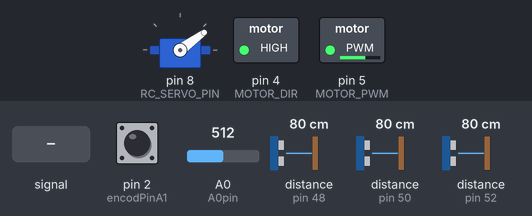
The sketch below on a simulated Arduino Uno, built with avr-gcc and run on an emulated ATmega328P. Parts: servo, switched loads named in the sketch (green lamp = pin HIGH). The inputs (shaded band) are chosen by the test bench; at power-on: A0 (A0pin) = 512, pin 2 (encodPinA1) HIGH, distance to the obstacle (sensors on pin 48, pin 50, pin 52) 80 cm. Pins used as bus, display or sensor lines are not drawn; what the sketch prints to the serial monitor is not drawn.

Above: at 1.2 s.
1.3 s: A0 (A0pin) fed a 200 Hz sine of ±81 counts around its level
At 3.05 s:
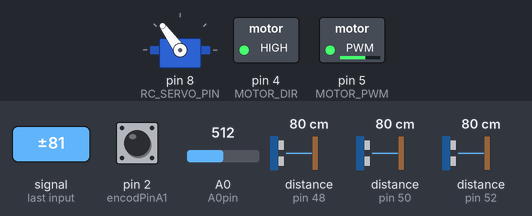
4.3 s: A0 (A0pin) set to 716
At 5.5 s:
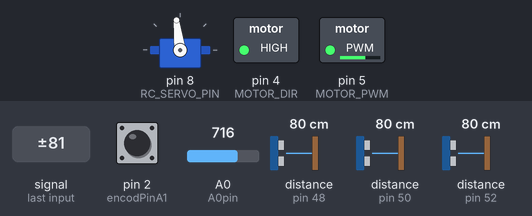
5.9 s: A0 (A0pin) set to 30
At 7.2 s:
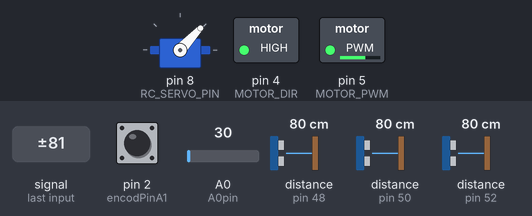
Timing chart, 0 to 8.9 s (numbered marks = the images above; inputs shaded):
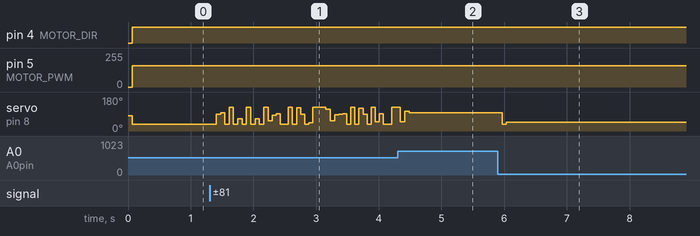

Measured:
- after the input at 5.9 s, servo on pin 8 (RC_SERVO_PIN): 97° → 36° after 0.07 s, → 47° 0.06 s later

The sketch:

ssxxeongho.ino
```cpp
#define LINE_PRINT   1
/////////////////////////// Motor 관련 ///////////////////////
#define encodPinA1   2
#define encodPinB1   3
#define MOTOR_DIR    4
#define MOTOR_PWM    5

/////////////////////// Line Camera 관련 ///////////////////////
#define A0pin        A0
#define SIpin        13
#define CLKpin       12

#define threshold_valus 120
#define NPIXELS         128
#define OFFSET          4


byte Pixel[NPIXELS];

int LineSensor_Data[NPIXELS];
int LineSensor_Data_Adaption[NPIXELS];   // 최대최소 구분
int MAX_LineSensor_Data[NPIXELS];       // Max value of sensor
int MIN_LineSensor_Data[NPIXELS];       // Min value of sensor

/////////////////////// Steering 관련 ///////////////////////
#include <Servo.h>
#define RC_SERVO_PIN 8
#define LEFT_STEER_ANGLE    -45
#define RIGHT_STEER_ANGLE    45
#define NEURAL_ANGLE         81.5   //81.5
#define NEURAL_ANGLE_offset  0

///////////////////////// Sonar 관련 /////////////////////
#include <NewPing.h>

#define MAX_DISTANCE  1500
float UltrasonicSensorData[3];

////////////////////////// PID 제어 관련 //////////////////////
float Kp = 1.2;     //130&&150 1.2 1.5
float Ki = 0;
float Kd = 0.9;

float Kp_maze  = 0.1;  //0.1
float Ki_maze  = 0;
float Kd_maze  = 0.2;
float Pi = 0;

int mode = 0;
int mission_flag = 0;

int odom = 0;

int Steering_Angle = 0;
int steer_data = 0;

int Line_Center       = NPIXELS / 2;
int Line_L_Center     = 10;
int Line_R_Center     = NPIXELS - 10;

int Line_L_Center_old = 10;
int Line_R_Center_old = NPIXELS - 10;


float error    = 0;
float error_s  = 0;
float error_d  = 0;

float error_old = 0;
float error_maze = 0;
float error_maze_old = 0;
float error_maze_d = 0;

float sonar_data = 0;

NewPing sonar[3] =
{
  NewPing(53, 52, MAX_DISTANCE),
  NewPing(51, 50, MAX_DISTANCE),
  NewPing(49, 48, MAX_DISTANCE)
};

void read_front_ultrasonic_sensor(void)
{
  UltrasonicSensorData[0] = sonar[0].ping_cm() * 10.0; // 전방
}

void read_ultrasonic_sensor(void)
{
  UltrasonicSensorData[0] = sonar[0].ping_cm() * 10.0; // 전방
  UltrasonicSensorData[1] = sonar[1].ping_cm() * 10.0; // 왼쪽
  UltrasonicSensorData[2] = sonar[2].ping_cm() * 10.0; // 오른쪽

  if (UltrasonicSensorData[0] == 0)    UltrasonicSensorData[0] = MAX_DISTANCE;
  if (UltrasonicSensorData[1] == 0)    UltrasonicSensorData[1] = MAX_DISTANCE;
  if (UltrasonicSensorData[2] == 0)    UltrasonicSensorData[2] = MAX_DISTANCE;


}


void Robot_Mode_Define(void)
{
  read_ultrasonic_sensor();

  //양쪽에 벽이 있는 경우
  if ((UltrasonicSensorData[1] <= 600) && (UltrasonicSensorData[2] <= 600)) // 600 600
  {
    mode = 1;
  }

  else if ((UltrasonicSensorData[1] <= 600) && (UltrasonicSensorData[2] >= 1000))
  {
    mode = 2;
  }
  if (UltrasonicSensorData[0] >= 1200)
  {
    mode = 3;
  }

  /*
    Serial.print("mode: ");
    Serial.print(mode);
    Serial.println(" ");*/

}

void ultrasonic_sensor_serial_print(void)
{
  read_ultrasonic_sensor();

  Serial.print("F_sonar: ");
  Serial.print(UltrasonicSensorData[0]);
  Serial.print(" ");

  Serial.print("L_sonar: ");
  Serial.print(UltrasonicSensorData[1]);
  Serial.print(" ");

  Serial.print("R_sonar: ");
  Serial.print(UltrasonicSensorData[2]);
  Serial.println(" ");

  //Serial.print("sonar_error: ");
  //Serial.print(UltrasonicSensorData[1] - UltrasonicSensorData[2]);
  //Serial.print(" ");
}


#define FASTADC 1
#define cbi(sfr, bit) (_SFR_BYTE(sfr) &= ~_BV(bit))
#define sbi(sfr, bit) (_SFR_BYTE(sfr) |= _BV(bit))

Servo Steeringservo;

int steering_control(int Steering_Angle)
{
  // 서보 angle값 제한
  if (Steering_Angle <= LEFT_STEER_ANGLE)  Steering_Angle = LEFT_STEER_ANGLE;
  if (Steering_Angle >= RIGHT_STEER_ANGLE) Steering_Angle = RIGHT_STEER_ANGLE;

  Steeringservo.write(Steering_Angle + NEURAL_ANGLE + NEURAL_ANGLE_offset);
}

void steering_control_maze(int Steering_Angle)
{
  Steeringservo.write(Steering_Angle + NEURAL_ANGLE + NEURAL_ANGLE_offset);    // 25;   32
}

void steering_control_maze_1(int Steering_Angle)
{
  Steeringservo.write(Steering_Angle  + NEURAL_ANGLE + NEURAL_ANGLE_offset);    // 25;   /1226
}

void steering_control_0(void)
{
  Steeringservo.write(NEURAL_ANGLE + NEURAL_ANGLE_offset);    // 25;   /1226
}

volatile long encoderPos = 0;
void reset_encoder(void)
{
  encoderPos = 0;
}

void encoderB()
{
  delayMicroseconds(2);
  if (digitalRead(encodPinB1) == LOW) encoderPos++;
  else                                encoderPos--;
}

void encoder_pulse(void)
{

}

void encoderPos_serial_print(void)
{
  Serial.print("encoderPos: ");
  Serial.print(encoderPos);
  Serial.println("  ");
}
void read_lane_sensor(void)
{
  int i;
  delayMicroseconds (1);
  delay(10);

  digitalWrite (CLKpin, LOW);
  digitalWrite (SIpin, HIGH);
  digitalWrite (CLKpin, HIGH);
  digitalWrite (SIpin, LOW);

  delayMicroseconds (1);

  for (i = 0; i < NPIXELS; i++)
  {
    Pixel[i] = analogRead (A0pin);
    digitalWrite (CLKpin, LOW);
    delayMicroseconds (1);
    digitalWrite (CLKpin, HIGH);
  }
}

void lane_data_serial_print(void)
{
  if (LINE_PRINT != 1)  return;

  for (int i = 0; i < NPIXELS; i++)
  {
    //Serial.println(LineSensor_Data_Adaption[i]);
    Serial.println((byte)Pixel[i]);
    Serial.print(" ");
  }
  //Serial.print(Line_L_Center); //노랑
  //Serial.print(" ");
  //Serial.print(Line_R_Center); //파랑
  //Serial.print(" ");
  //Serial.print(Line_Center);   //빨강
  //Serial.print(" ");
}

void threshold(void)
{
  int i;
  for (i = 0; i < NPIXELS; i++)
  {
    if (Pixel[i] >= threshold_valus)
    {
      LineSensor_Data_Adaption[i] = 255;
    }
    else
    {
      LineSensor_Data_Adaption[i] = 0;
    }
  }
}

void find_lane_center(void)
{
  int i;
  long sum = 0;
  long x_sum = 0;
  int distance_L = 0; int distance_R = 0;

  for (i = 0; i < NPIXELS; i++)
  {
    sum += LineSensor_Data_Adaption[i];
    x_sum += (LineSensor_Data_Adaption[i]) * i;
  }
  Line_Center = (x_sum / sum);

  if (LineSensor_Data_Adaption[Line_Center] != 255) // Line이 2개 검출 될때
  {
    for (i = 0, sum = 0, x_sum = 0; i < Line_Center; i++)
    {
      sum  += LineSensor_Data_Adaption[i];
      x_sum += LineSensor_Data_Adaption[i] * i;
    }

    if (sum !=  0) Line_L_Center = (x_sum / sum);

    for (i = Line_Center, sum = 0, x_sum = 0; i < NPIXELS; i++)
    {
      sum += LineSensor_Data_Adaption[i];
      x_sum += LineSensor_Data_Adaption[i] * i;
    }

    if (sum !=  0) Line_R_Center = (x_sum / sum);

    Line_Center = (Line_R_Center + Line_L_Center) / 2;
  }
  else
  {
    distance_L = abs(Line_Center - Line_L_Center_old);
    distance_R = abs(Line_Center - Line_R_Center_old);
    if (distance_L < distance_R)
    {
      Line_L_Center = Line_Center;
      Line_R_Center = Line_L_Center + 22;
    }

    if (distance_L > distance_R)
    {
      Line_R_Center = Line_Center;
      Line_L_Center = Line_R_Center - 22;
    }

    Line_Center = (Line_R_Center + Line_L_Center) / 2;
  }

  Line_L_Center_old = Line_L_Center;
  Line_R_Center_old = Line_R_Center;

}

void PID_lane_control()
{

  error   = Line_Center - NPIXELS / 2 + OFFSET ; // 카메라 보정 방향 반대시 전체에 -1 곱하기
  error_d = error - error_old;
  error_s = (error_s >= 5) ?   5 : error_s;
  error_s = (error_s <= -5) ? -5 : error_s;

  Steering_Angle = Kp * error + Kd * error_d + Ki * error_s;

  if (fabs(error) <= 1)
  {
    error_s = 0;
  }
  steering_control(Steering_Angle);
  /*
    Serial.print(Line_Center);
    Serial.print("   ");
    Serial.print("error: ");
    Serial.print(error);
    Serial.print("   ");
    Serial.print("error_old: ");
    Serial.print(error_old);
    Serial.print("   ");
    Serial.print("error_d: ");
    Serial.print(error_d);
    Serial.print("   ");
    Serial.print("Kp * error: ");
    Serial.print(Kp * error);
    Serial.print("   ");
    Serial.print("Kd * error_d: ");
    Serial.print(Kd * error_d);
    Serial.print("   ");
    Serial.print(Steering_Angle);
    Serial.println("   ");
  */
  error_old = error;
}

void lane_control(void)
{
  read_lane_sensor();
  threshold();
  lane_data_serial_print();
  find_lane_center();
  PID_lane_control();
}

void motor_control(int speed)
{
  if (speed >= 0) {
    digitalWrite(MOTOR_DIR, HIGH);
    analogWrite(MOTOR_PWM, speed);
  }
  else {
    digitalWrite(MOTOR_DIR, LOW);
    analogWrite(MOTOR_PWM, -speed);
  }
}

void interrupt_setup(void)
{
  pinMode(encodPinA1, INPUT_PULLUP);                  // quadrature encoder input A
  pinMode(encodPinB1, INPUT_PULLUP);                  // quadrature encoder input B
  attachInterrupt(0, encoderB, FALLING);               // update encoder position
  TCCR1B = TCCR1B & 0b11111000 | 1;                   // To prevent Motor Noise
}

float PID_Control_wall(float error)
{
  float PIDvalue = 0;
  float error_maze_d = 0;
  error_maze = error;
  Pi = Pi + error_maze;
  error_maze_d = error_maze - error_maze_old;

  PIDvalue = (Kp_maze * error_maze) + (Kd_maze * error_maze_d);

  serial_print_control_wall();

  error_maze_old = error_maze;

  return PIDvalue;
}


void serial_print_control_wall(void)
{
  /*
    Serial.print("error: ");
    Serial.print(error_maze);
    Serial.print("   ");
    Serial.print("error_old: ");
    Serial.print(error_maze_old);
    Serial.print("   ");
    Serial.print("error_d: ");
    Serial.print(error_maze_d);
    Serial.print("   ");
    Serial.print("Kp * error: ");
    Serial.print(Kp_maze * error_maze);
    Serial.print("   ");
    Serial.print("Kd * error_d: ");
    Serial.print(Kd_maze * error_maze_d);
    Serial.print("   ");
  */
}

void wall_following(void)
{
  sonar_data = UltrasonicSensorData[2] - UltrasonicSensorData[1] ; // 오른쪽 소나 -  왼쪽소나
  Steering_Angle = PID_Control_wall(sonar_data);
  steering_control(Steering_Angle);
}


void mission_flag_serial_print(void)
{
  Serial.print("mission_flag: ");
  Serial.print(mission_flag);
  Serial.println("  ");
}

void setup()
{
  // put your setup code here, to run once:
  for (int a = 0; a < NPIXELS; a++)
  {
    LineSensor_Data[a] = 0;
    LineSensor_Data_Adaption[a] = 0;
    MAX_LineSensor_Data[a] = 1023;
    MIN_LineSensor_Data[a] = 0;
  }

  pinMode(SIpin, OUTPUT);
  pinMode(CLKpin, OUTPUT);
  // pinMode(A0pin, INPUT);
  digitalWrite(CLKpin, LOW);
  digitalWrite(SIpin, LOW);

#if FASTADC
  sbi(ADCSRA, ADPS2);
  cbi(ADCSRA, ADPS1);
  cbi(ADCSRA, ADPS0);
#endif

  pinMode(MOTOR_DIR, OUTPUT);
  pinMode(MOTOR_PWM, OUTPUT);

  Steeringservo.attach(RC_SERVO_PIN);
  Steeringservo.write(NEURAL_ANGLE);

  interrupt_setup();

  //MsTimer2::set(50, CallBack);
  //MsTimer2::start();

  Serial.begin(115200);
}

void Obstacle(void)
{
  int turn = 0;
  steering_control(-40);  // 실험 통해
  motor_control(150);

  switch (turn)
  {
    case 0:
      {
        if (encoderPos >= 500) // 실험 통해
        {
          reset_encoder();
          steering_control(50); // 실험 통해
          turn = 1;
        }
      }
      break;
    case 1:
      {
        if (encoderPos >= 600) // 실험 통해
        {
          mission_flag = 8;
        }
      }
      break;
  }
}

void loop()
{
  mission_flag_serial_print();
  //encoderPos_serial_print();
  //ultrasonic_sensor_serial_print();   //1320  1320
  //lane_data_serial_print();

  switch (mission_flag)
  {
    //stop
    case 0:
      read_ultrasonic_sensor();
      if (UltrasonicSensorData[0] <= 300)
      {
        motor_control(0);
      }
      else
      {
        mission_flag = 1;
      }
      break;
    //lane 주행
    case 1:
      lane_control();
      motor_control(160);

      if (encoderPos >= 11400)    //11900
      {
        motor_control(0);
        delay(10);
        mission_flag = 2;
        reset_encoder();
      }
      break;
    //wallfollowing
    case 2:
      read_ultrasonic_sensor();
      motor_control(165);
      wall_following();
      if (UltrasonicSensorData[0] <= 1290)
      {
        motor_control(0);
        steering_control_0();
        delay(10);
        reset_encoder();
        mission_flag = 3;
      }
      break;
    //90도 회전
    case 3:
      steering_control_maze(22);
      motor_control(160);
      if (encoderPos >= 1840)
      {
        motor_control(0);
        steering_control_0();
        delay(10);
        reset_encoder();
        mission_flag = 4;
      }
      break;
    //wallfollowing
    case 4:
      read_ultrasonic_sensor();
      wall_following();
      motor_control(165);
      if (encoderPos >= 2500)
      {
        if (UltrasonicSensorData[0] <= 1370)
        {
          motor_control(0);
          steering_control_0();
          delay(10);
          reset_encoder();
          mission_flag = 5;
        }
      }
      break;
    case 5 :
      steering_control_maze_1(25);
      motor_control(160);
      if (encoderPos >= 1570)
      {
        motor_control(0);
        steering_control_0();
        delay(10);
        reset_encoder();

        mission_flag = 6;
      }
      break;
    case  6:
      lane_control();
      motor_control(140);
      if (encoderPos >= 20500)    //11000
      {
        motor_control(0);
        //mission_flag = 8;
      }
      break;
  }
}
```
